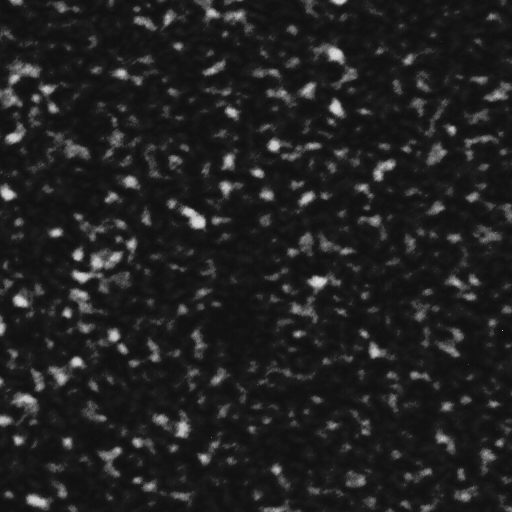
//> input picture SpeckleGenerator/images/img0000.png, 512 x 512 px
$ ./main images/img0000.png images/ 3 3 2 2 45   (built with g++ and OpenCV 4)
//> lines starting //> are read from the running program, lines starting //| are printed output that depends on the picture
/**
Generator of sub-pixel displacements
WARNING: HIGH RAM MEMORY USAGE FOR LARGE PRECISION!
@author Krzysztof Kotowski
*/
#include <opencv2/core.hpp>
#include <opencv2/highgui.hpp>
#include <opencv2/imgproc.hpp>
#include <iostream>
#include <fstream>

using namespace cv;
using namespace std;

double inline sign(double x);
Point2f pabs(Point2f point);
Point2f addNoise(Mat& dst, double stdDev);
String getName(int number, const String& folder);

int main(int argc, char** argv)
{
	String folder = "images";
	String source = "img01.png";

	cout << "Speckle movement generator\n";

	Size dstSize = Size(512, 512); //size of images to generate
	int moves = 100; //number of images (moves) to generate
	Point2f direction = Point2f(10, 10); //starting direction
	Point2f maxDev = Point2f(2, 2); //maximum deviation from direction
	double angle = 0;
	double angleVar = 0;
	double noise = 0;
	double precision = 0.1;

	/**
	* USER INTERFACE
	*
	*/
	if (argc > 2) //arguments from command window
	{
		if (argc > 1)  source = argv[1];
		if (argc > 2)  folder = argv[2];
		if (argc > 3)  dstSize = Size(stoi(argv[3]), stoi(argv[3]));
		if (argc > 4)  moves = stoi(argv[4]);
		if (argc > 5)  direction = Point2f(stod(argv[5]), stod(argv[5]));
		if (argc > 6)  maxDev = Point2f(stod(argv[6]), stod(argv[6]));
		if (argc > 7)  angle = stod(argv[7]);
		if (argc > 8)  noise = stod(argv[8]);
		if (argc > 9)  precision = stod(argv[9]);
	}
	else
	{
		cout << "Usage : %s <image> <dst_folder> <dst_size> <moves> <direction> <deviation> <angle> <noise> <precision> <\n", argv[0];
		cout << "Using default parameters only\n";
	}


	//base image for generator
	Mat image = imread(source, IMREAD_GRAYSCALE);
//> image is the input picture: 512 rows x 512 cols, CV_8UC1; min 14, max 221, mean 33.4
	//output for ground truth file
	ofstream movesFile(folder + "\\moves.txt");

	//check if enough space left for movement
	Size emptySpace = image.size() - dstSize;
//> emptySpace = Size(509, 509)
	Point2f maxShift = pabs(direction) + pabs(maxDev);
	if (emptySpace.width < maxShift.x || emptySpace.height < maxShift.y)
	{
		cout << "Too small source image for this translation" << endl;
		return EXIT_FAILURE;
	}

	//set precision
	if (precision > 1.0 || precision < 0.0)
	{
		cout << "Precision has to be positive and less than 1" << endl;
		return EXIT_FAILURE;
	}
	int scale = ceil(pow(precision, -1)); //calculate minimum up-scale needed to achieve precision
	precision = pow(scale, -1);
	movesFile << scale << endl;

	//up-scale to achieve given precision
	Mat bigger;
	resize(image, bigger, Size(), scale, scale, INTER_NEAREST);
	Rect mBiggerROI = Rect((bigger.size() - dstSize * scale) / 2, dstSize * scale); //ROI in the centre
//> mBiggerROI = Rect(2545, 2545, 30, 30)
	Point intDirection = Point(direction * scale);
	Point intMaxDev = Point(pabs(maxDev) * scale);

	RNG rng(0xFFFFFF);
	Point position = Point(0, 0);
	double rotation = 0;

	Mat dst;
	Mat rotatedBigger = bigger.clone();
	Point2f sumMeanDev(0);
	for (int i = 0; i <= moves; i++)
	{
		if (i != 0)
		{
			//get next translation vector
			Point move(intDirection.x + rng.uniform(-intMaxDev.x, intMaxDev.x), intDirection.y + rng.uniform(-intMaxDev.y, intMaxDev.y));
			move.y = -move.y; //invert Y axis for Euclidean move

			/*
			TRANSLATION
			*/
			Point nextROIpoint = mBiggerROI.tl() + move;

			//change direction if boundary approached
			if (nextROIpoint.x < 0 || nextROIpoint.x > bigger.cols - mBiggerROI.width)
			{
				intDirection.x = -intDirection.x;
				move.x = -move.x;
			}
			if (nextROIpoint.y < 0 || nextROIpoint.y > bigger.rows - mBiggerROI.height)
			{
				intDirection.y = -intDirection.y;
				move.y = -move.y;
			}

			mBiggerROI += move;
			move.y = -move.y; //re-invert Y axis for Euclidean move
			position += move;


			/*
			ROTATION
			*/
			if (abs(angle) > FLT_EPSILON)
			{
				Point2f pc(bigger.cols / 2.0 + position.x, bigger.rows / 2.0 - position.y);
				rotation += angle + rng.uniform(-angleVar, angleVar);
				Mat r = getRotationMatrix2D(pc, rotation, 1.0);
				warpAffine(bigger, rotatedBigger, r, bigger.size());
			}
			else
				bigger.copyTo(rotatedBigger);

			/*
			OUTPUT TO FILE AND SCREEN
			*/
			movesFile << position.x * precision << "," << position.y * precision << "," << rotation << endl;
			cout << i << ". " << position.x * precision << "," << position.y * precision << "," << rotation << endl;
		}

		/*
		SHRINKING
		*/
		resize(rotatedBigger(mBiggerROI), dst, dstSize, 0., 0., INTER_AREA);

		/*
		NOISE
		*/
		if (noise > DBL_EPSILON)
		{
			sumMeanDev += addNoise(dst, noise);
		}

		imwrite(getName(i, folder), dst);
	}
//> this loop made 4 passes
//> dst on passes 1 to 4: [[23, 24, 26], [22, 22, 23], [21, 21, 21]], [[28, 25, 23], [27, 25, 24], [25, 24, 24]], [[24, 24, 24], [26, 23, 23], [28, 26, 24]], [[21, 23, 24], [22, 24, 23], [25, 26, 26]]
//> pass 2, `warpAffine(bigger, rotatedBigger, r, bigger.size());`:
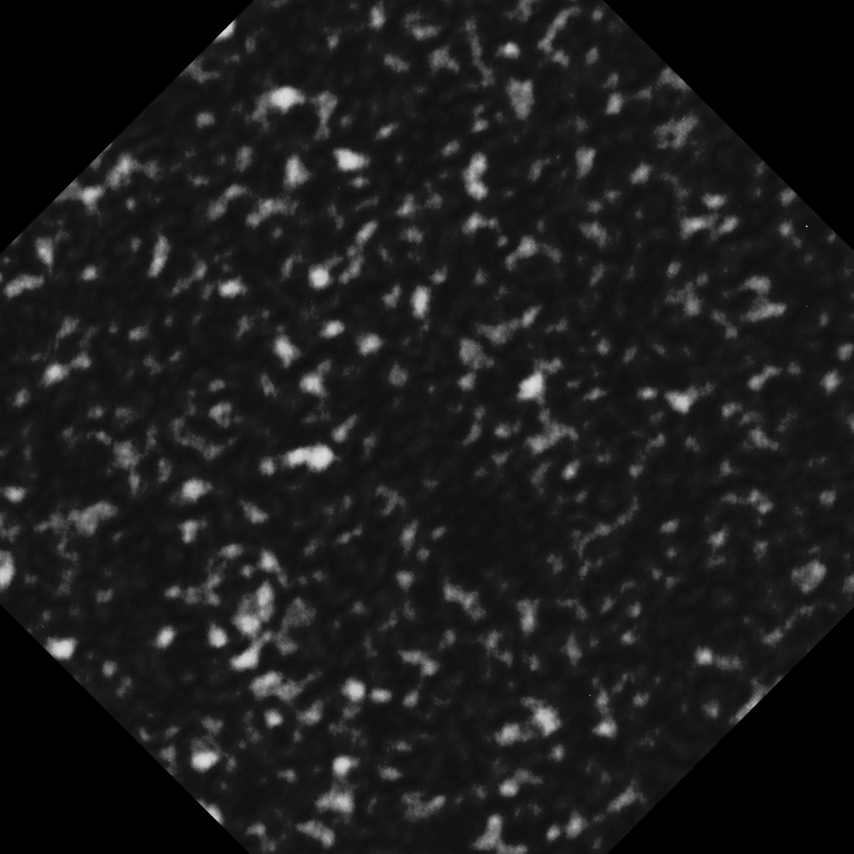
//> rotatedBigger: 5120 rows x 5120 cols, CV_8UC1 (shown at 1/6 size); min 0, max 221, mean 27.8
//> pass 3, `warpAffine(bigger, rotatedBigger, r, bigger.size());`:
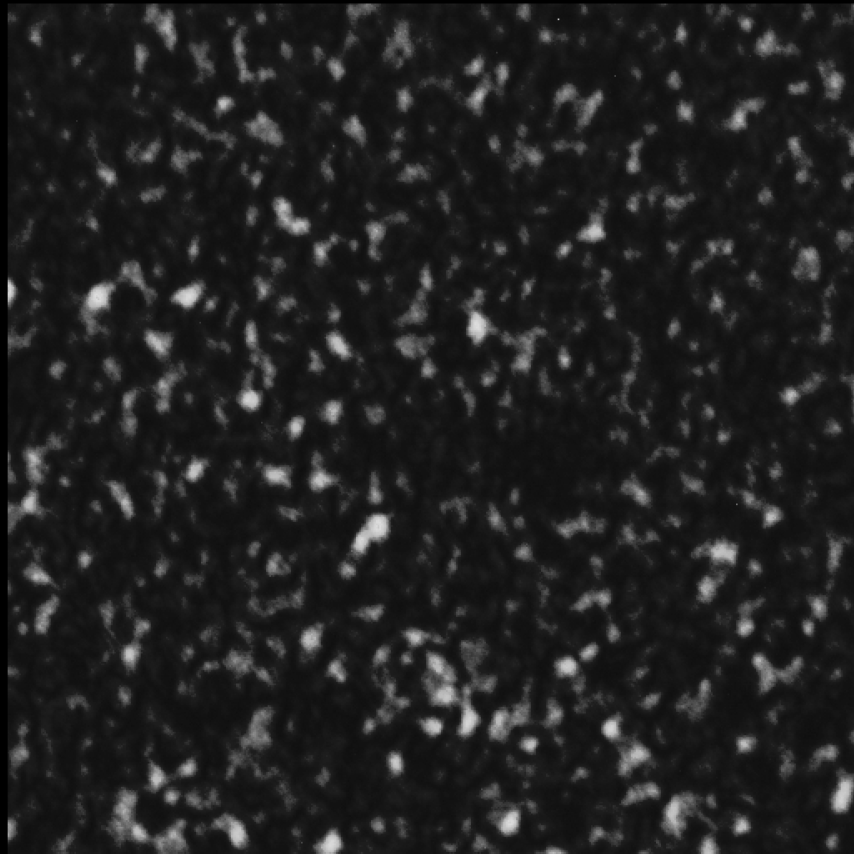
//> rotatedBigger: 5120 rows x 5120 cols, CV_8UC1 (shown at 1/6 size); min 0, max 221, mean 33
//> after the loop:
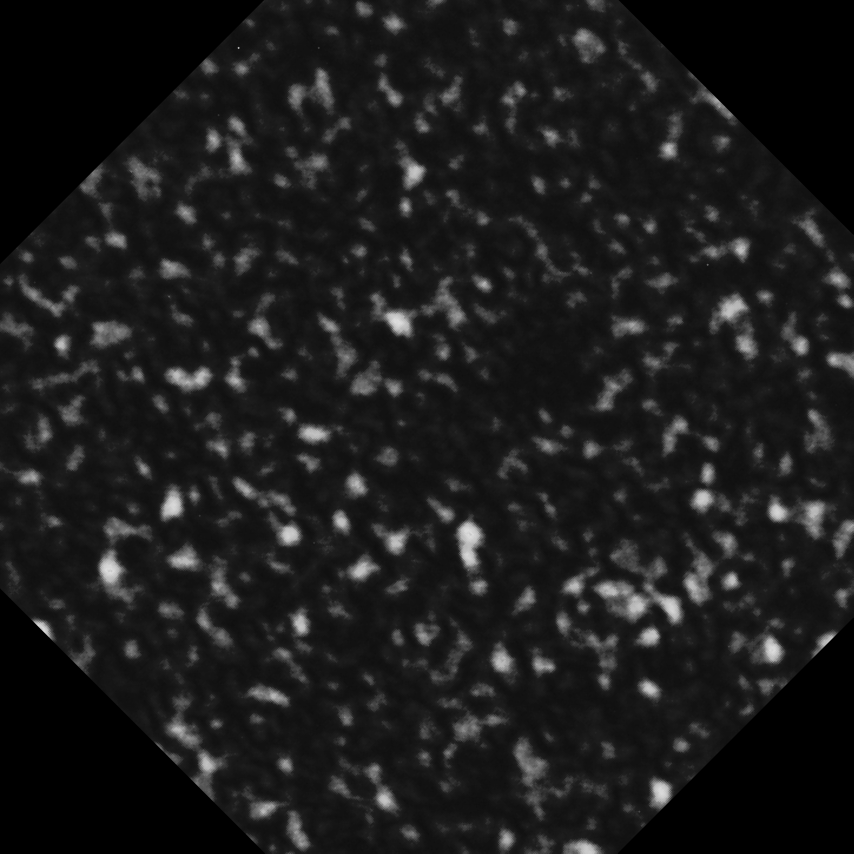
//> rotatedBigger: 5120 rows x 5120 cols, CV_8UC1 (shown at 1/6 size); min 0, max 221, mean 27.8
//> after the loop, position = Point(43, 20); sumMeanDev = Point(0, 0)
	movesFile.close();
	bigger.release();
	rotatedBigger.release();
	dst.release();

	return EXIT_SUCCESS;
}


// [6 lines left out: function sign, not called in this run]

Point2f pabs(Point2f point)
{
	return Point2f(fabs(point.x), fabs(point.y));
}

// [34 lines left out: function addNoise, not called in this run]

String getName(int number, const String& folder)
{
	String name = folder + "\\img";
	for (int dec = 10; dec <= pow(10, 3); dec *= 10)
	{
		if (number < dec) name += "0";
	}
	name += to_string(number);
	name += ".png";
	return name;
}

$ run again, on SpeckleGenerator/images/img0002.png
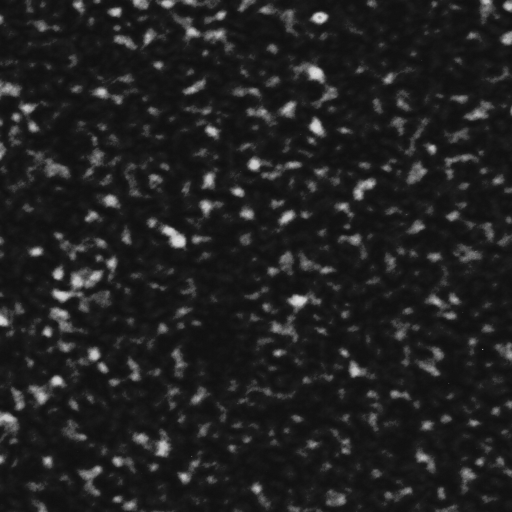
//> input picture SpeckleGenerator/images/img0002.png, 512 x 512 px
//> image is the input picture: 512 rows x 512 cols, CV_8UC1; min 14, max 220, mean 33.2
//> the loop `for (int i = 0; i <= moves; i++)` made 4 passes
//> dst on passes 1 to 4: [[26, 26, 24], [28, 28, 27], [36, 34, 30]], [[20, 20, 20], [22, 23, 23], [26, 26, 25]], [[18, 18, 18], [18, 19, 21], [19, 21, 23]], [[18, 18, 18], [18, 18, 19], [18, 18, 19]]
//> pass 3, `warpAffine(bigger, rotatedBigger, r, bigger.size());`:
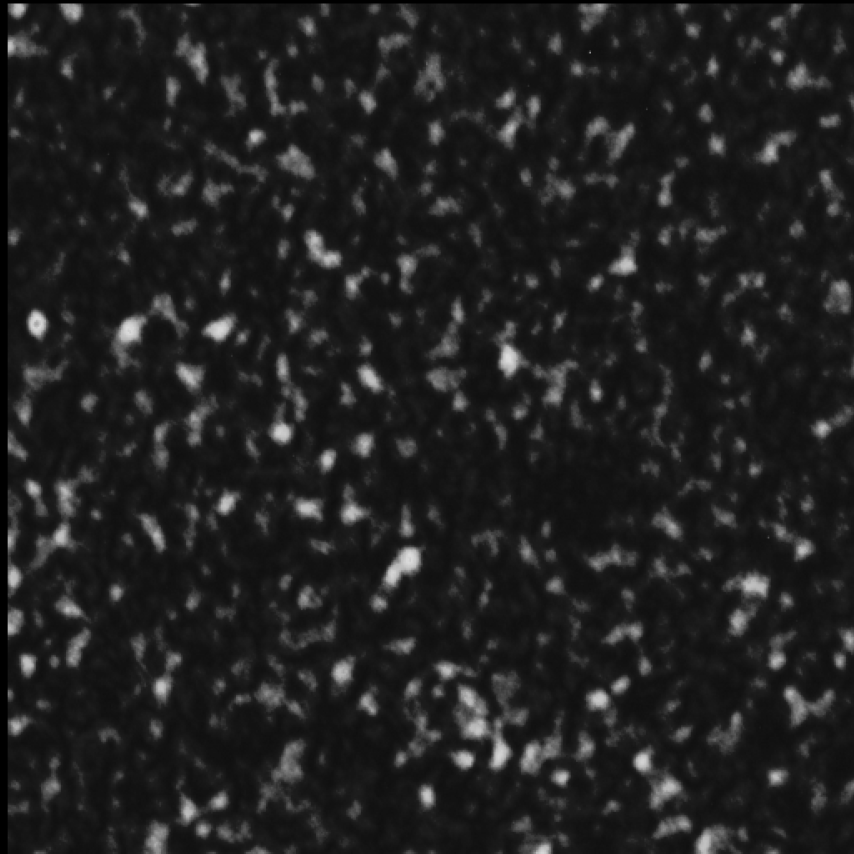
//> rotatedBigger: 5120 rows x 5120 cols, CV_8UC1 (shown at 1/6 size); min 0, max 220, mean 32.7
//> after the loop `for (int i = 0; i <= moves; i++)`:
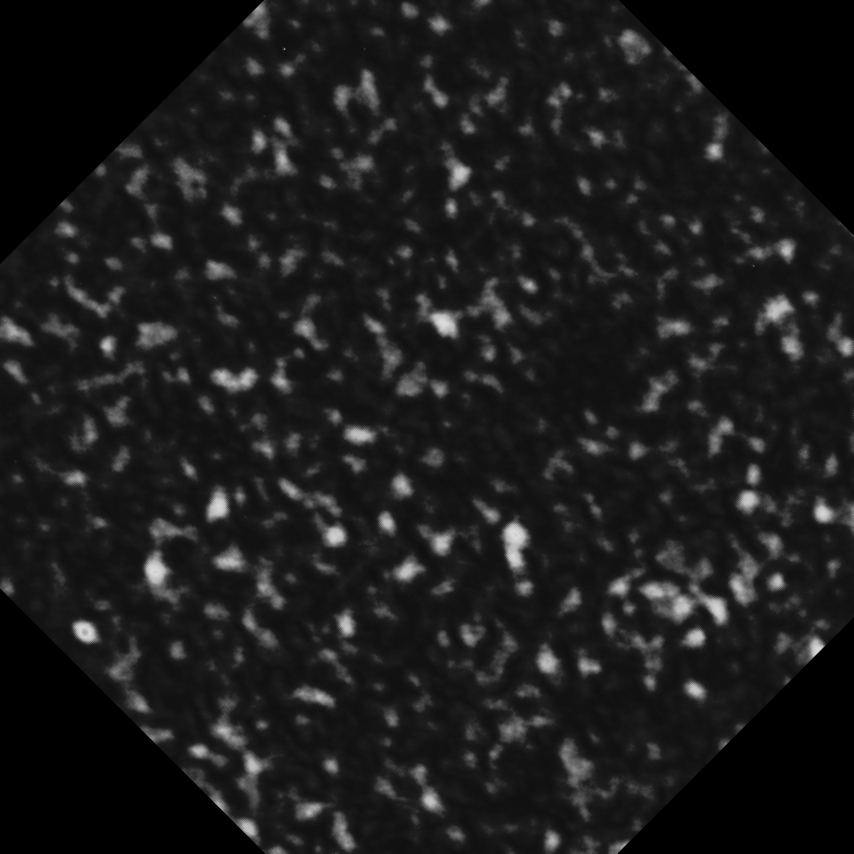
//> rotatedBigger: 5120 rows x 5120 cols, CV_8UC1 (shown at 1/6 size); min 0, max 220, mean 27.6
//> after the loop `for (int i = 0; i <= moves; i++)`: position = Point(43, 20); sumMeanDev = Point(0, 0)

$ run again, on SpeckleGenerator/images/img0003.png
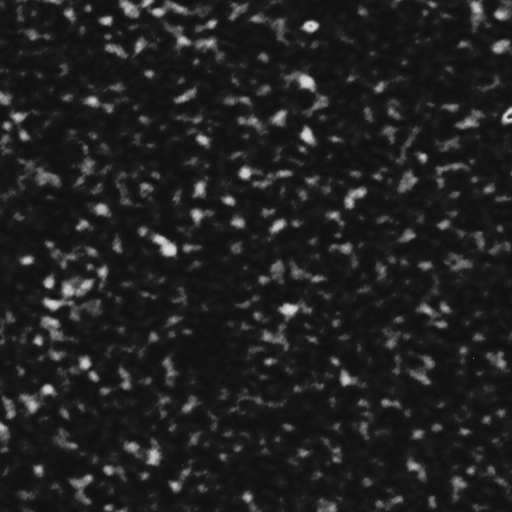
//> input picture SpeckleGenerator/images/img0003.png, 512 x 512 px
//> image is the input picture: 512 rows x 512 cols, CV_8UC1; min 15, max 220, mean 33.3
//> the loop `for (int i = 0; i <= moves; i++)` made 4 passes
//> dst on passes 1 to 4: [[25, 26, 28], [28, 28, 28], [29, 28, 27]], [[27, 29, 29], [28, 29, 28], [28, 27, 27]], [[28, 28, 27], [27, 29, 29], [26, 28, 29]], [[28, 28, 27], [28, 28, 29], [25, 27, 28]]
//> pass 3, `warpAffine(bigger, rotatedBigger, r, bigger.size());`:
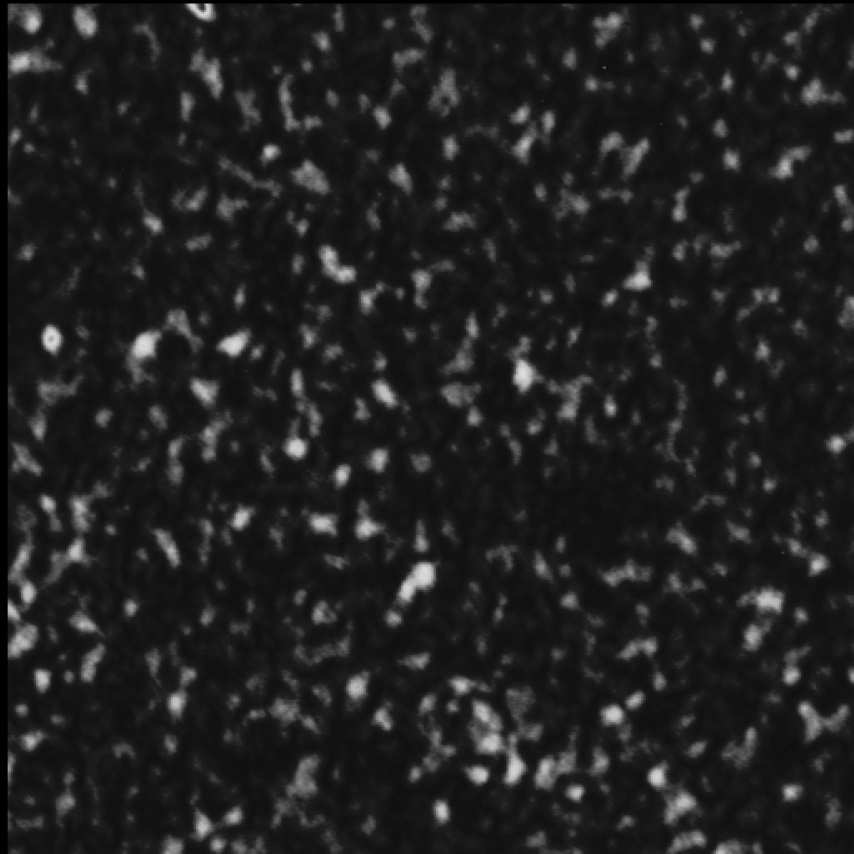
//> rotatedBigger: 5120 rows x 5120 cols, CV_8UC1 (shown at 1/6 size); min 0, max 220, mean 32.9
//> after the loop `for (int i = 0; i <= moves; i++)`:
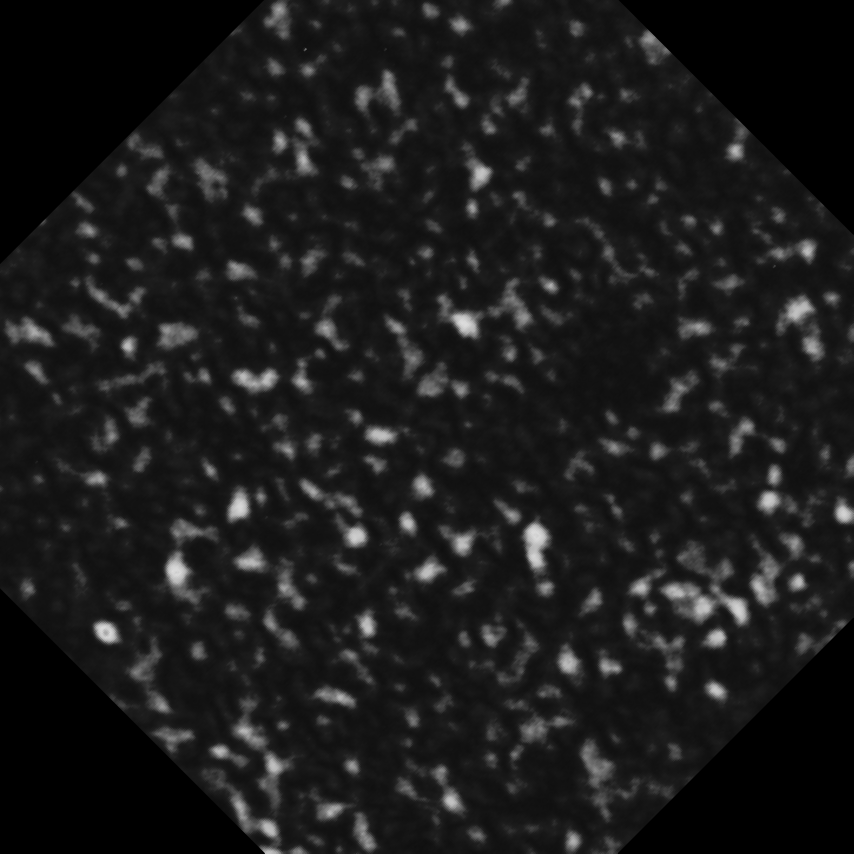
//> rotatedBigger: 5120 rows x 5120 cols, CV_8UC1 (shown at 1/6 size); min 0, max 220, mean 27.4
//> after the loop `for (int i = 0; i <= moves; i++)`: position = Point(43, 20); sumMeanDev = Point(0, 0)

$ run again, on SpeckleGenerator/images/img0004.png
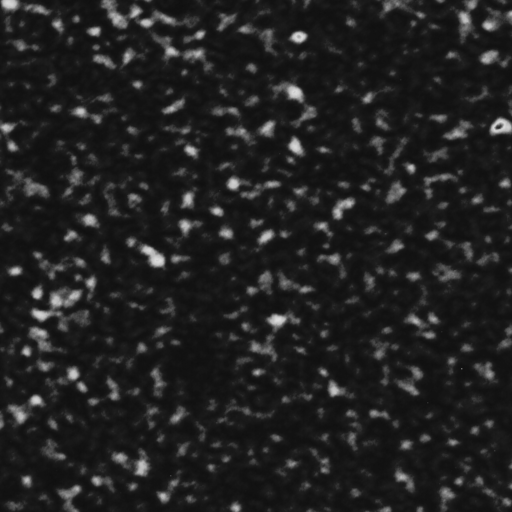
//> input picture SpeckleGenerator/images/img0004.png, 512 x 512 px
//> image is the input picture: 512 rows x 512 cols, CV_8UC1; min 15, max 220, mean 33.5
//> the loop `for (int i = 0; i <= moves; i++)` made 4 passes
//> dst on passes 1 to 4: [[22, 22, 21], [21, 20, 19], [20, 20, 18]], [[24, 22, 21], [22, 21, 21], [20, 19, 19]], [[24, 23, 23], [24, 22, 21], [24, 22, 21]], [[24, 24, 23], [24, 23, 22], [26, 25, 23]]
//> pass 3, `warpAffine(bigger, rotatedBigger, r, bigger.size());`:
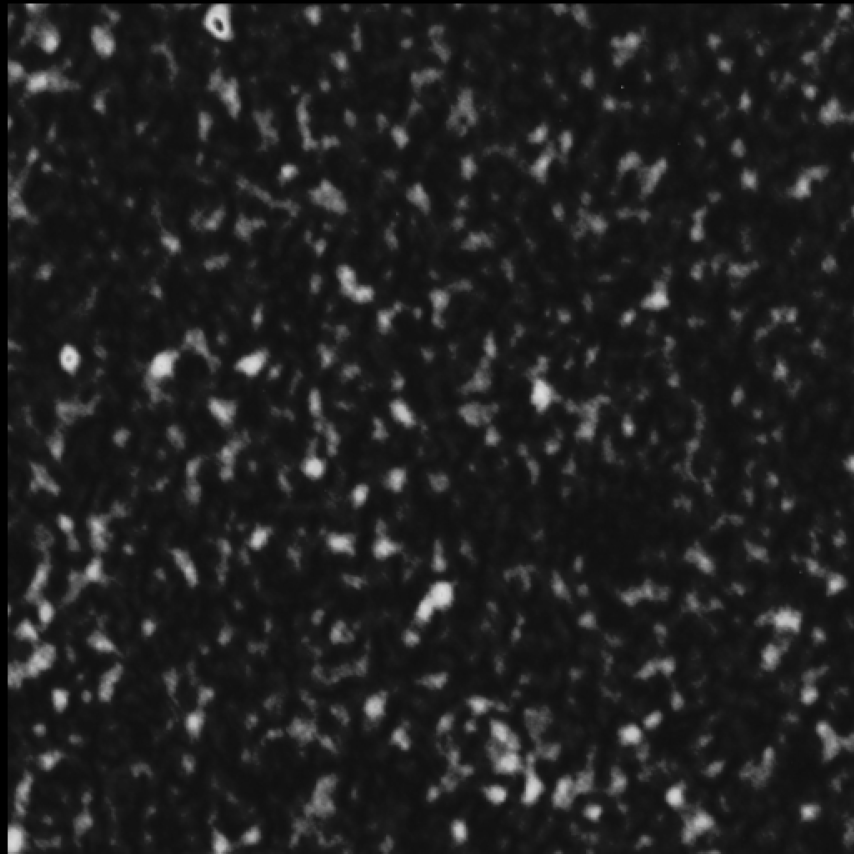
//> rotatedBigger: 5120 rows x 5120 cols, CV_8UC1 (shown at 1/6 size); min 0, max 220, mean 33.1
//> after the loop `for (int i = 0; i <= moves; i++)`:
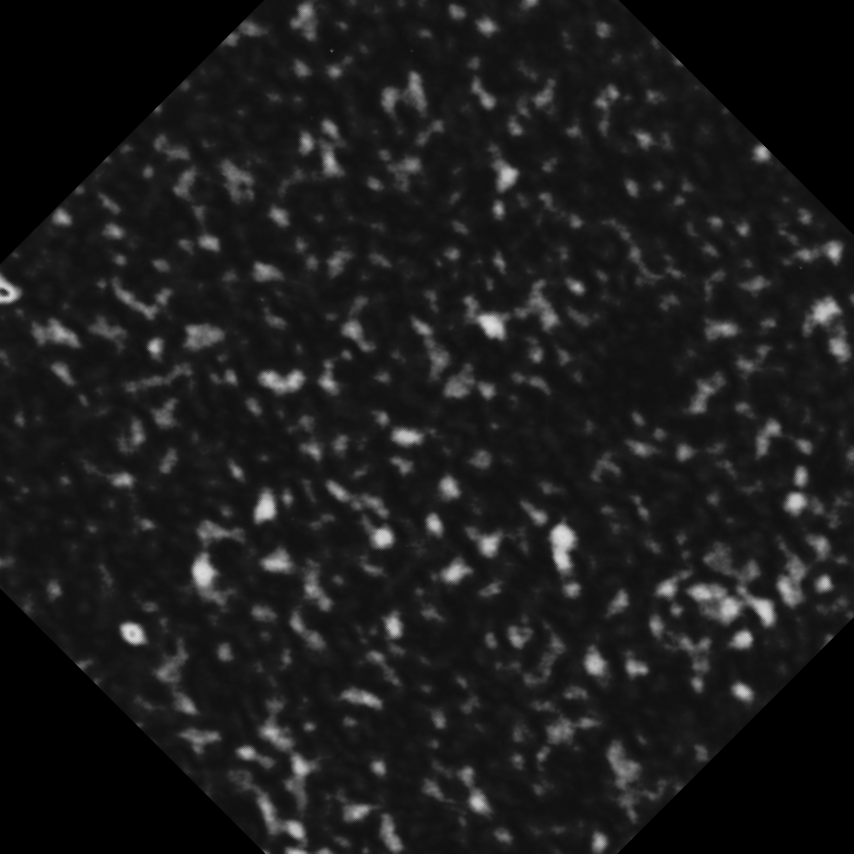
//> rotatedBigger: 5120 rows x 5120 cols, CV_8UC1 (shown at 1/6 size); min 0, max 220, mean 27.4
//> after the loop `for (int i = 0; i <= moves; i++)`: position = Point(43, 20); sumMeanDev = Point(0, 0)
